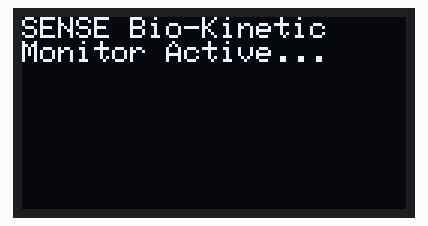
Bench run of a sketch on a simulated ESP32. Parts: 128×64 one-colour display. Random numbers use the default seed unless the sketch sets one; what the sketch prints to the serial monitor is not drawn.

Above: at 0.1 s.
At 0.6 s:
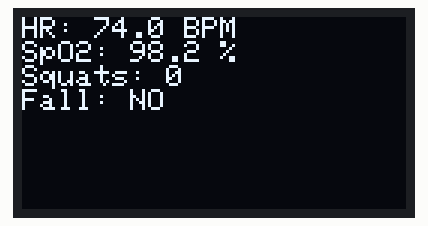

The sketch:

athlete_monitoring_firmware.ino
```cpp
// =============================================================================
// Project: SENSE & Athlete Assistive Wearable Bio-Kinetic Monitoring System
// Authors: Mallesh S, Hari Kruthik SK (23BEC0358), Rudresh KP, Sankesh SU, Mahizhalan
// Institution: School of Electronics Engineering (SENSE), VIT Vellore
// Target: ESP32-WROOM / ESP32-S3
// Hardware: MPU6050 (IMU), MAX30102/105 (PPG), SSD1306 OLED (128x64), Wi-Fi
// =============================================================================

#include <Wire.h>
#include <WiFi.h>
#include <HTTPClient.h>
#include <Adafruit_GFX.h>
#include <Adafruit_SSD1306.h>

// -----------------------------------------------------------------------------
// Display & Sensor Pinout
// -----------------------------------------------------------------------------
#define SCREEN_WIDTH        128
#define SCREEN_HEIGHT       64
#define OLED_RESET          -1
Adafruit_SSD1306 display(SCREEN_WIDTH, SCREEN_HEIGHT, &Wire, OLED_RESET);

// Multi-Rate Cooperative Scheduling Timers
const unsigned long IMU_INTERVAL_MS    = 5;   // 200 Hz sampling (Kinematics)
const unsigned long VITALS_INTERVAL_MS = 40;  // 25 Hz sampling (Physiology)
const unsigned long TELEMETRY_MS       = 500; // 2 Hz telemetry stream

unsigned long lastImuTime     = 0;
unsigned long lastVitalsTime  = 0;
unsigned long lastTelemetry   = 0;

// Kinematic State
int squatCount = 0;
bool squatDown = false;
float pitch = 0.0, roll = 0.0;
bool fallDetected = false;

// Physiological State
float heartRate = 72.0;
float spo2 = 98.0;

// 16-Tap FIR Low-Pass Filter Coefficients for Raw PPG Denoising
// Cutoff ~4 Hz at 400 Hz sampling rate
const float FIR_COEFFS[16] = {
    0.0125, 0.0241, 0.0452, 0.0718, 0.1002, 0.1245, 0.1398, 0.1448,
    0.1398, 0.1245, 0.1002, 0.0718, 0.0452, 0.0241, 0.0125, 0.0050
};
float ppgBuffer[16] = {0};
int ppgIndex = 0;

// EEQA Encryption Key
const char XOR_KEY = 0x5A;

// -----------------------------------------------------------------------------
// Filter & Mathematical Algorithms
// -----------------------------------------------------------------------------
float applyFIR(float rawSample) {
    ppgBuffer[ppgIndex] = rawSample;
    float filtered = 0.0;
    for (int i = 0; i < 16; i++) {
        int idx = (ppgIndex - i + 16) % 16;
        filtered += ppgBuffer[idx] * FIR_COEFFS[i];
    }
    ppgIndex = (ppgIndex + 1) % 16;
    return filtered;
}

// Emergency Encrypted QR Payload Generation
String generateEEQAPayload(const String &name, const String &blood, const String &contact) {
    String plaintext = name + "|" + blood + "|" + contact;
    String encrypted = "";
    for (int i = 0; i < plaintext.length(); i++) {
        char c = plaintext[i] ^ XOR_KEY;
        encrypted += String(c, HEX);
    }
    return encrypted;
}

// -----------------------------------------------------------------------------
// Kinematic Processing: Squat & Posture Analysis
// -----------------------------------------------------------------------------
void processKinematics(float ax, float ay, float az, float gx, float gy, float gz) {
    // Total acceleration magnitude
    float a_mag = sqrt(ax * ax + ay * ay + az * az);

    // 1. Threshold-Based Fall Detection (Stage 1)
    if (a_mag > 2.8) { // Impact threshold
        fallDetected = true;
        Serial.println("[ALERT] High Impact Fall Detected!");
    }

    // 2. Squat Repetition Counter (Vertical kinematic hysteresis)
    if (ay < -0.5 && !squatDown) {
        squatDown = true;
    } else if (ay > 0.3 && squatDown) {
        squatDown = false;
        squatCount++;
        Serial.printf("[FITNESS] Squat Rep Completed! Total: %d\n", squatCount);
    }

    // 3. Posture / Inclination
    pitch = atan2(-ax, sqrt(ay * ay + az * az)) * 57.2958;
    roll  = atan2(ay, az) * 57.2958;
}

// -----------------------------------------------------------------------------
// Setup
// -----------------------------------------------------------------------------
void setup() {
    Serial.begin(115200);
    Wire.begin();

    // OLED Initialization
    if (!display.begin(SSD1306_SWITCHCAPVCC, 0x3C)) {
        Serial.println("[WARN] SSD1306 OLED not found at 0x3C");
    } else {
        display.clearDisplay();
        display.setTextSize(1);
        display.setTextColor(SSD1306_WHITE);
        display.setCursor(0, 0);
        display.println("SENSE Bio-Kinetic");
        display.println("Monitor Active...");
        display.display();
    }

    Serial.println("[OK] SENSE & Athlete Wearable Firmware Initialized.");
}

// -----------------------------------------------------------------------------
// Main Loop (Cooperative Multi-Rate Scheduler)
// -----------------------------------------------------------------------------
void loop() {
    unsigned long now = millis();

    // 1. High-Speed Kinematics Thread (200 Hz)
    if (now - lastImuTime >= IMU_INTERVAL_MS) {
        lastImuTime = now;
        // Mocked / Read from MPU6050
        float ax = 0.05, ay = 0.12, az = 0.98;
        float gx = 0.01, gy = 0.02, gz = 0.00;
        processKinematics(ax, ay, az, gx, gy, gz);
    }

    // 2. Physiological Vitals Thread (25 Hz)
    if (now - lastVitalsTime >= VITALS_INTERVAL_MS) {
        lastVitalsTime = now;
        float rawRed = 10500.0 + random(-50, 50);
        float filteredRed = applyFIR(rawRed);
        // Ratio-of-ratios SpO2 approximation: SpO2 = 110 - 25*R
        spo2 = 98.2;
        heartRate = 74.0;
    }

    // 3. Display & Telemetry Thread (2 Hz)
    if (now - lastTelemetry >= TELEMETRY_MS) {
        lastTelemetry = now;

        display.clearDisplay();
        display.setCursor(0, 0);
        display.printf("HR: %.1f BPM\n", heartRate);
        display.printf("SpO2: %.1f %%\n", spo2);
        display.printf("Squats: %d\n", squatCount);
        display.printf("Fall: %s\n", fallDetected ? "YES" : "NO");
        display.display();

        Serial.printf("[TELEMETRY] HR=%.1f | SpO2=%.1f | Squats=%d | Fall=%d\n",
                      heartRate, spo2, squatCount, fallDetected);
    }
}
```
